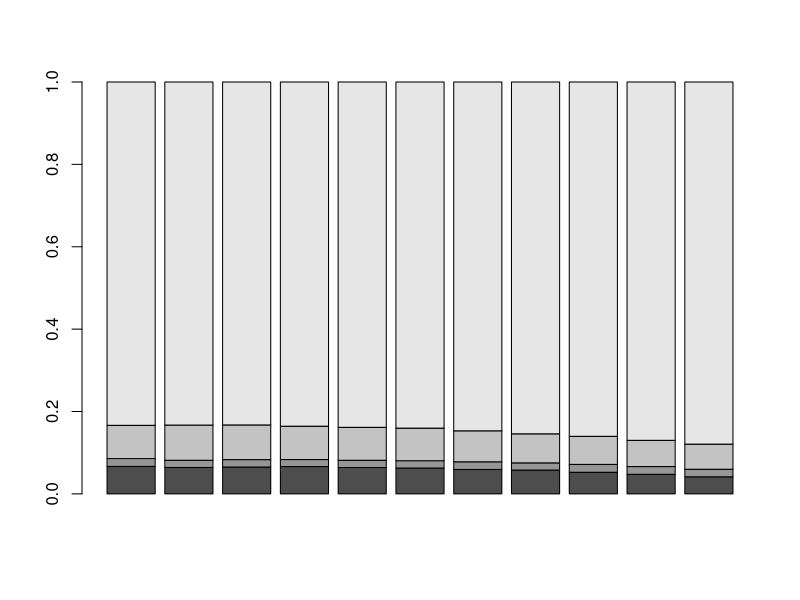

Write R code to recreate this figure. (Note: this script raises an error after producing the figure.)
# create bar plot to show different pan-genome compositions for different -i thresholds
# based on the roary outfiles "summary_statistics.txt

# order in the vectors:
# core genes (appear in at least 99\% of genomes), 
# and accessory genes split in three different categories: 
#   Soft core genes (appear in 95\% to 99\% of genomes), 
#   shell genes (appear in 15\% to 95\%), 
#   and cloud genes (appear in 0\% to 15\%)
# pan-genome size at the end

normalize <- function(i90){
  i90_normalized <- i90/i90[5]
  return(i90_normalized[1:4])
}

i95 <- c(738, 327, 1087, 15661, 17813)
i90 <- c(774, 307, 1036, 14161, 16278)
i85 <- c(798, 291, 1036, 13072, 15197)
i80 <- c(840, 252, 1024, 12394, 14510)
i75 <- c(827, 259, 1049, 11801, 13936)
i70 <- c(843, 237, 1060, 11264, 13404)
i65 <- c(851, 233, 1063, 11139, 13286)
i60 <- c(860, 220, 1048, 10821, 12949)
i55 <- c(843, 231, 1087, 10749, 12910)
i50 <- c(831, 226, 1106, 10780, 12943)
i45 <- c(848, 242, 1025, 10596, 12711)
i40 <- c(844, 219, 1101, 10629, 12793)

matrix <- cbind(normalize(i45), normalize(i50), normalize(i55), 
                normalize(i60), normalize(i65), normalize(i70), 
                normalize(i75), normalize(i80), normalize(i85),
                normalize(i90), normalize(i95))
barplot(matrix)

axis(1, at = seq_identity_int)
